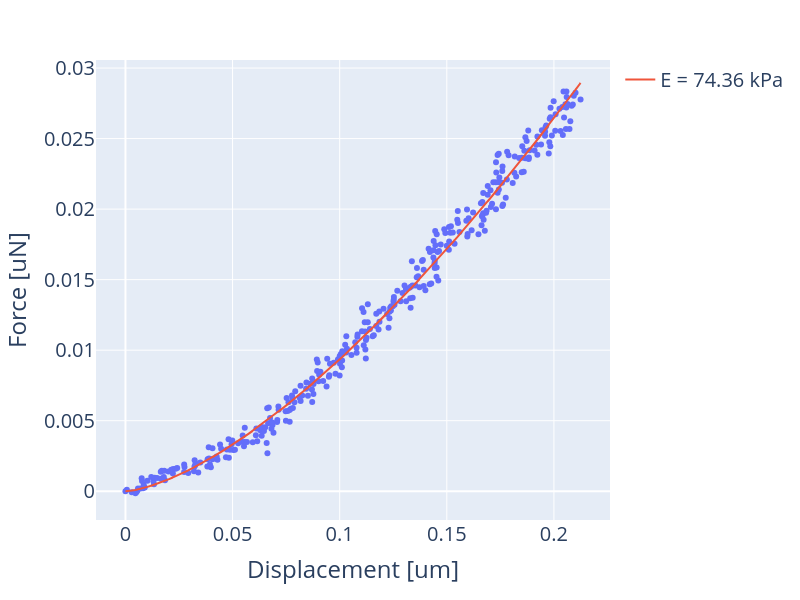

Notebook cell for this chart:
### Code cell
function_arguments = dict(radius=5, nu=0.5, cutoff=10, keyname="youngs_modulus", show_plot=True)
afm.calculate_curve_parameter(function=parameter_youngs_modulus, **function_arguments)

plot_curve_parameters_bar(afm,
                         parameter_names=['youngs_modulus'],
                         labels=['Control'],
                         figsize=(5,5))

### Figure 1 — Plotly figure (JSON) as saved in the notebook; plotly's stock layout.template omitted (floating-point values rounded to 4 significant figures; data arrays with more than 128 entries replaced by an {"elided": "..."} marker saying what was removed)
{"data": [{"hovertemplate": "x=%{x}<br>y=%{y}<extra></extra>", "legendgroup": "", "marker": {"color": "#636efa", "symbol": "circle"}, "mode": "markers", "name": "", "orientation": "v", "showlegend": false, "type": "scatter", "x": {"elided": "343 float values"}, "xaxis": "x", "y": {"elided": "343 float values"}, "yaxis": "y"}, {"name": "E = 74.36 kPa", "type": "scatter", "x": {"elided": "343 float values"}, "y": {"elided": "343 float values"}}], "layout": {"font": {"size": 20}, "height": 600, "legend": {"tracegroupgap": 0}, "margin": {"t": 60}, "width": 800, "xaxis": {"anchor": "y", "autorange": true, "domain": [0, 1], "range": [-0.01386, 0.2263], "title": {"text": "Displacement [um]"}, "type": "linear"}, "yaxis": {"anchor": "x", "autorange": true, "domain": [0, 1], "range": [-0.002039, 0.03057], "title": {"text": "Force [uN]"}, "type": "linear"}}}
